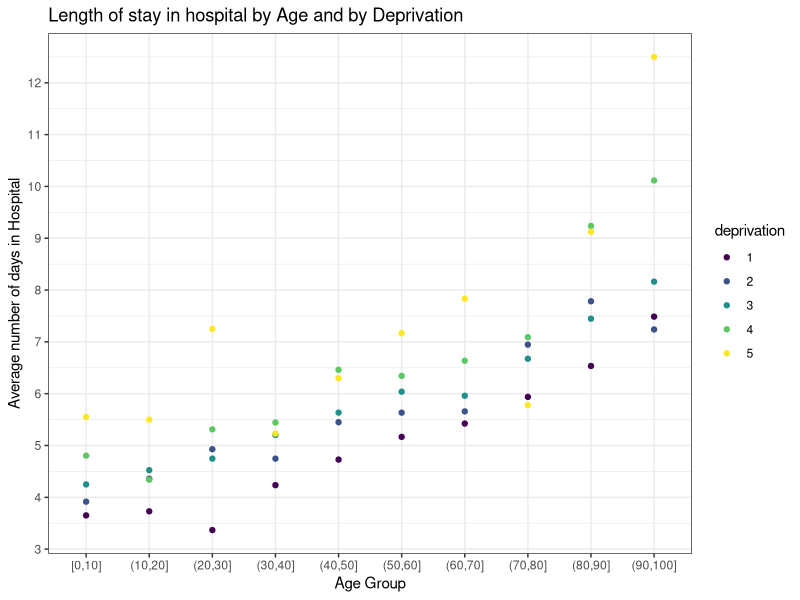
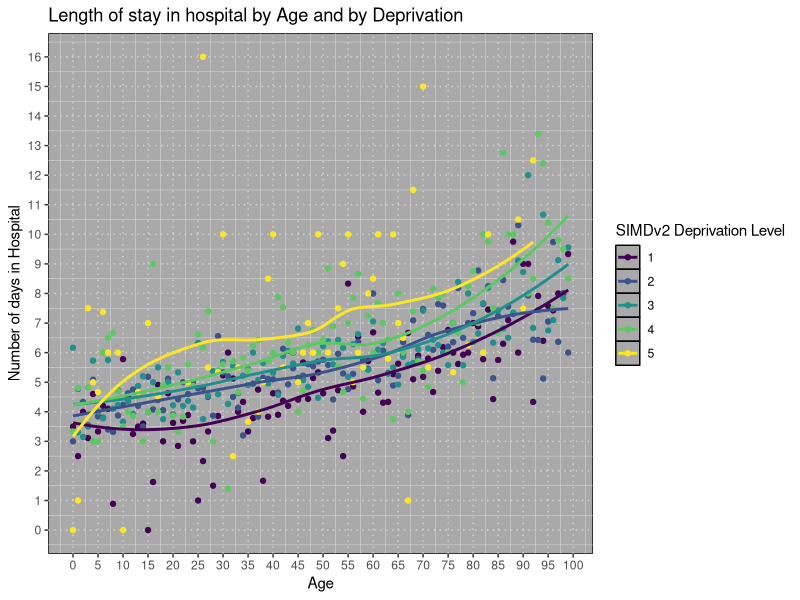

Here is the R script that generated these plots, in order:
## ---- chunk 1
library('tidyverse')
library('lubridate')
library('viridis')
## ---- chunk 2
hospital_admissions <- read_csv('./data/hospital_admissions.csv') |> 
    mutate(id = as.integer(id)) |> 
    mutate(date_admit = as.Date(date_admit, tryFormats = c("%d/%m/%Y"))) |> 
    mutate(date_discharge = as.Date(date_discharge, tryFormats = c("%d/%m/%Y")))
population_demographics <- read_csv('./data/population_demographics.csv') |> 
    mutate(id = as.integer(id))
## ---- chunk 3
population_demographics |> 
    summarise(
        n = n(), 
        minAge = min(age), maxAge = max(age), missingAge = sum(is.na(age)), 
        minDep = min(deprivation, na.rm=TRUE), maxDep = max(deprivation, na.rm=TRUE), missingDep = sum(is.na(deprivation))
        )
## ---- chunk 4
hospital_admissions |> 
    summarise(
        n = n(), 
        minAdmissionYear = min(year(date_admit)), maxAdmissionYear = max(year(date_admit)),
        minDischargeYear = min(year(date_discharge)), maxDischargeYear = max(year(date_discharge)),
        )
## ---- chunk 5
hospital_admissions |> 
    filter( date_admit > date_discharge) |> 
    summarise(n = n())
## ---- chunk 6
combined <- inner_join(
    hospital_admissions |> filter (date_admit <= date_discharge),
    population_demographics |> filter ( !is.na(deprivation) & age <= 105 ), 
    by="id"
)

combined |> 
    summarise(n = n())
## ---- chunk 7
total_time_2020 <- combined |> 
    filter( date_discharge <= as.Date('2020-12-31') & date_admit >= as.Date('2020-01-01') ) |> 
    mutate( total_time_days = as.numeric(date_discharge - date_admit) )
## ---- chunk 8
avg_time_in_hospital_by_deprivation_and_age_groups <- total_time_2020 |> 
    mutate(age_bin = cut(age, breaks=c(0,10,20,30,40,50,60,70,80,90,100), include.lowest = TRUE)) |> 
    group_by(deprivation, age_bin) |> 
    summarise(avg_days_in_hospital = mean(total_time_days))
## ---- chunk 9
plot_names <- c('1' = '1 - Most Deprived',
                '2' = '2',
                '3' = '3',
                '4' = '4',
                '5' = '5 - Least Deprived')
## ---- chunk 10
avg_time_in_hospital_by_deprivation_and_age_groups |> 
    mutate(deprivation = as.character(deprivation)) |> 
    ggplot(
        aes(x = age_bin, y=avg_days_in_hospital, colour=deprivation)) + 
    geom_point() +
    scale_y_continuous(breaks = seq(0, 13, 1)) +
    #scale_x_continuous(breaks = seq(0,100, 5)) + 
    ggtitle("Length of stay in hospital by Age and by Deprivation") +
    ylab("Average number of days in Hospital") +
    xlab("Age Group") +
    scale_colour_viridis_d() + 
    theme_bw()
## ---- chunk 11
total_time_2020 |> 
    group_by(deprivation, age) |> 
    summarise(avg_days_in_hospital = mean(total_time_days)) |> 
    mutate(deprivation = as.character(deprivation)) |> 
    ggplot(aes(x = age, y=avg_days_in_hospital, colour=deprivation)) + 
    geom_point() +
    geom_smooth(se = FALSE) + 
    scale_y_continuous(breaks = seq(0, 17, 1)) +
    scale_x_continuous(breaks = seq(0,100, 5)) + 
    labs(
        title = "Length of stay in hospital by Age and by Deprivation",
        x = "Age",
        y = "Number of days in Hospital",
        color = "SIMDv2 Deprivation Level"
    ) +
    scale_color_viridis_d() +
    theme(panel.background = element_rect(fill = 'darkgrey', color = 'black'),
          panel.grid.major = element_line(color = 'lightgrey', linetype = 'dotted'),
          panel.grid.minor = element_line(color = 'lightgrey', size = .2))
    #theme_bw()
